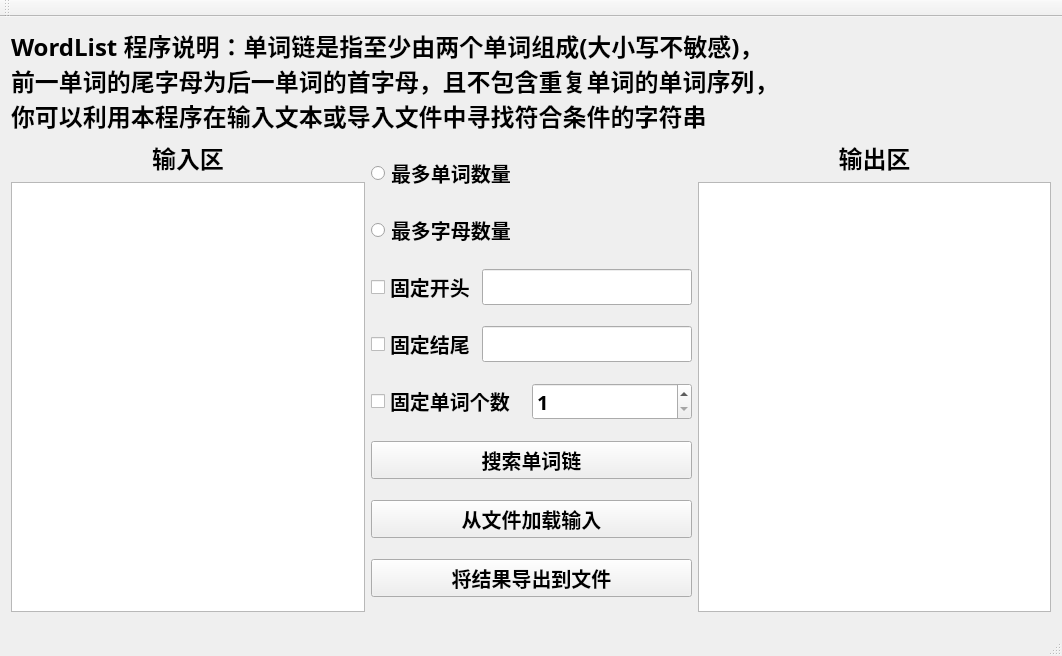
<?xml version="1.0" encoding="UTF-8"?>
<ui version="4.0">
 <class>MainWindow</class>
 <widget class="QMainWindow" name="MainWindow">
  <property name="geometry">
   <rect>
    <x>0</x>
    <y>0</y>
    <width>1062</width>
    <height>656</height>
   </rect>
  </property>
  <property name="sizePolicy">
   <sizepolicy hsizetype="Expanding" vsizetype="Expanding">
    <horstretch>0</horstretch>
    <verstretch>0</verstretch>
   </sizepolicy>
  </property>
  <property name="font">
   <font>
    <family>AR PL UKai CN</family>
    <pointsize>15</pointsize>
    <weight>75</weight>
    <bold>true</bold>
   </font>
  </property>
  <property name="windowTitle">
   <string>WordList</string>
  </property>
  <widget class="QWidget" name="centralWidget">
   <property name="sizePolicy">
    <sizepolicy hsizetype="Expanding" vsizetype="Expanding">
     <horstretch>0</horstretch>
     <verstretch>0</verstretch>
    </sizepolicy>
   </property>
   <layout class="QGridLayout" name="gridLayout">
    <item row="0" column="0">
     <layout class="QVBoxLayout" name="verticalLayout_4">
      <item>
       <widget class="QLabel" name="label">
        <property name="font">
         <font>
          <family>AR PL UKai CN</family>
          <pointsize>18</pointsize>
          <weight>75</weight>
          <bold>true</bold>
         </font>
        </property>
        <property name="text">
         <string>WordList 程序说明：单词链是指至少由两个单词组成(大小写不敏感)，
前一单词的尾字母为后一单词的首字母，且不包含重复单词的单词序列，
你可以利用本程序在输入文本或导入文件中寻找符合条件的字符串</string>
        </property>
       </widget>
      </item>
      <item>
       <layout class="QHBoxLayout" name="horizontalLayout_4">
        <item>
         <layout class="QVBoxLayout" name="verticalLayout_2">
          <item>
           <widget class="QLabel" name="inputLabel">
            <property name="font">
             <font>
              <family>AR PL UKai CN</family>
              <pointsize>18</pointsize>
              <weight>75</weight>
              <italic>false</italic>
              <bold>true</bold>
              <underline>false</underline>
              <kerning>true</kerning>
             </font>
            </property>
            <property name="text">
             <string>输入区</string>
            </property>
            <property name="textFormat">
             <enum>Qt::PlainText</enum>
            </property>
            <property name="scaledContents">
             <bool>false</bool>
            </property>
            <property name="alignment">
             <set>Qt::AlignCenter</set>
            </property>
           </widget>
          </item>
          <item>
           <widget class="QPlainTextEdit" name="InputText"/>
          </item>
         </layout>
        </item>
        <item>
         <layout class="QVBoxLayout" name="verticalLayout">
          <item>
           <widget class="QRadioButton" name="mostWordCheck">
            <property name="font">
             <font>
              <family>AR PL UKai CN</family>
              <pointsize>15</pointsize>
              <weight>75</weight>
              <bold>true</bold>
             </font>
            </property>
            <property name="text">
             <string>最多单词数量</string>
            </property>
           </widget>
          </item>
          <item>
           <widget class="QRadioButton" name="mostCharCheck">
            <property name="font">
             <font>
              <family>AR PL UKai CN</family>
              <pointsize>15</pointsize>
              <weight>75</weight>
              <bold>true</bold>
             </font>
            </property>
            <property name="text">
             <string>最多字母数量</string>
            </property>
           </widget>
          </item>
          <item>
           <layout class="QHBoxLayout" name="horizontalLayout_2">
            <item>
             <widget class="QCheckBox" name="fixHeadCheck">
              <property name="text">
               <string>固定开头</string>
              </property>
             </widget>
            </item>
            <item>
             <widget class="QLineEdit" name="fixHead">
              <property name="sizePolicy">
               <sizepolicy hsizetype="Minimum" vsizetype="Fixed">
                <horstretch>0</horstretch>
                <verstretch>0</verstretch>
               </sizepolicy>
              </property>
              <property name="maxLength">
               <number>1</number>
              </property>
             </widget>
            </item>
           </layout>
          </item>
          <item>
           <layout class="QHBoxLayout" name="horizontalLayout_3">
            <item>
             <widget class="QCheckBox" name="fixTailCheck">
              <property name="text">
               <string>固定结尾</string>
              </property>
             </widget>
            </item>
            <item>
             <widget class="QLineEdit" name="fixTail">
              <property name="sizePolicy">
               <sizepolicy hsizetype="Minimum" vsizetype="Fixed">
                <horstretch>0</horstretch>
                <verstretch>0</verstretch>
               </sizepolicy>
              </property>
              <property name="maxLength">
               <number>1</number>
              </property>
             </widget>
            </item>
           </layout>
          </item>
          <item>
           <layout class="QHBoxLayout" name="horizontalLayout" stretch="0,0">
            <property name="spacing">
             <number>1</number>
            </property>
            <property name="sizeConstraint">
             <enum>QLayout::SetDefaultConstraint</enum>
            </property>
            <item>
             <widget class="QCheckBox" name="fixNumCheck">
              <property name="text">
               <string>固定单词个数</string>
              </property>
             </widget>
            </item>
            <item>
             <widget class="QSpinBox" name="fixNumber">
              <property name="minimum">
               <number>1</number>
              </property>
             </widget>
            </item>
           </layout>
          </item>
          <item>
           <widget class="QPushButton" name="convertButton">
            <property name="enabled">
             <bool>true</bool>
            </property>
            <property name="sizePolicy">
             <sizepolicy hsizetype="Minimum" vsizetype="Fixed">
              <horstretch>0</horstretch>
              <verstretch>0</verstretch>
             </sizepolicy>
            </property>
            <property name="text">
             <string>搜索单词链</string>
            </property>
            <property name="autoRepeatDelay">
             <number>296</number>
            </property>
           </widget>
          </item>
          <item>
           <widget class="QPushButton" name="loadFromFile">
            <property name="text">
             <string>从文件加载输入</string>
            </property>
           </widget>
          </item>
          <item>
           <widget class="QPushButton" name="saveOutputFile">
            <property name="text">
             <string>将结果导出到文件</string>
            </property>
           </widget>
          </item>
         </layout>
        </item>
        <item>
         <layout class="QVBoxLayout" name="verticalLayout_3">
          <item>
           <widget class="QLabel" name="outputLabel">
            <property name="font">
             <font>
              <family>AR PL UKai CN</family>
              <pointsize>18</pointsize>
              <weight>75</weight>
              <bold>true</bold>
             </font>
            </property>
            <property name="text">
             <string>输出区</string>
            </property>
            <property name="alignment">
             <set>Qt::AlignCenter</set>
            </property>
           </widget>
          </item>
          <item>
           <widget class="QTextBrowser" name="outputText"/>
          </item>
         </layout>
        </item>
       </layout>
      </item>
     </layout>
    </item>
   </layout>
  </widget>
  <widget class="QMenuBar" name="menuBar">
   <property name="geometry">
    <rect>
     <x>0</x>
     <y>0</y>
     <width>1062</width>
     <height>28</height>
    </rect>
   </property>
  </widget>
  <widget class="QToolBar" name="mainToolBar">
   <attribute name="toolBarArea">
    <enum>TopToolBarArea</enum>
   </attribute>
   <attribute name="toolBarBreak">
    <bool>false</bool>
   </attribute>
  </widget>
  <widget class="QStatusBar" name="statusBar"/>
 </widget>
 <layoutdefault spacing="6" margin="11"/>
 <resources/>
 <connections/>
</ui>
